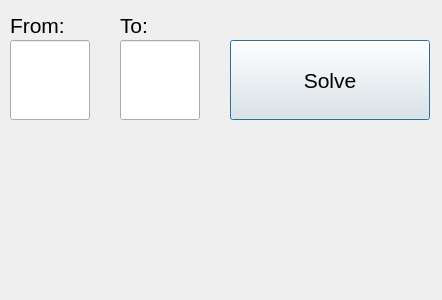
<?xml version="1.0" encoding="UTF-8"?>
<ui version="4.0">
 <class>TSP</class>
 <widget class="QDialog" name="TSP">
  <property name="geometry">
   <rect>
    <x>0</x>
    <y>0</y>
    <width>442</width>
    <height>300</height>
   </rect>
  </property>
  <property name="windowTitle">
   <string>Dialog</string>
  </property>
  <widget class="QPushButton" name="solveBtn">
   <property name="geometry">
    <rect>
     <x>230</x>
     <y>40</y>
     <width>200</width>
     <height>80</height>
    </rect>
   </property>
   <property name="font">
    <font>
     <pointsize>16</pointsize>
    </font>
   </property>
   <property name="text">
    <string>Solve</string>
   </property>
  </widget>
  <widget class="QLabel" name="fromLabel">
   <property name="geometry">
    <rect>
     <x>10</x>
     <y>10</y>
     <width>100</width>
     <height>30</height>
    </rect>
   </property>
   <property name="font">
    <font>
     <pointsize>16</pointsize>
    </font>
   </property>
   <property name="text">
    <string>From:</string>
   </property>
  </widget>
  <widget class="QLabel" name="toLabel">
   <property name="geometry">
    <rect>
     <x>120</x>
     <y>10</y>
     <width>100</width>
     <height>30</height>
    </rect>
   </property>
   <property name="font">
    <font>
     <pointsize>16</pointsize>
    </font>
   </property>
   <property name="text">
    <string>To:</string>
   </property>
  </widget>
  <widget class="QLineEdit" name="fromLine">
   <property name="geometry">
    <rect>
     <x>10</x>
     <y>40</y>
     <width>80</width>
     <height>80</height>
    </rect>
   </property>
   <property name="font">
    <font>
     <pointsize>16</pointsize>
    </font>
   </property>
  </widget>
  <widget class="QLineEdit" name="toLine">
   <property name="geometry">
    <rect>
     <x>120</x>
     <y>40</y>
     <width>80</width>
     <height>80</height>
    </rect>
   </property>
   <property name="font">
    <font>
     <pointsize>16</pointsize>
    </font>
   </property>
  </widget>
  <widget class="QLabel" name="outputLabel">
   <property name="geometry">
    <rect>
     <x>10</x>
     <y>130</y>
     <width>421</width>
     <height>161</height>
    </rect>
   </property>
   <property name="font">
    <font>
     <pointsize>16</pointsize>
    </font>
   </property>
   <property name="text">
    <string/>
   </property>
   <property name="alignment">
    <set>Qt::AlignLeading|Qt::AlignLeft|Qt::AlignTop</set>
   </property>
  </widget>
 </widget>
 <resources/>
 <connections/>
</ui>
